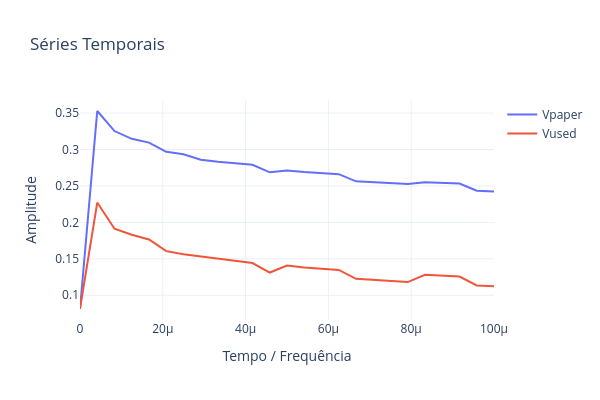
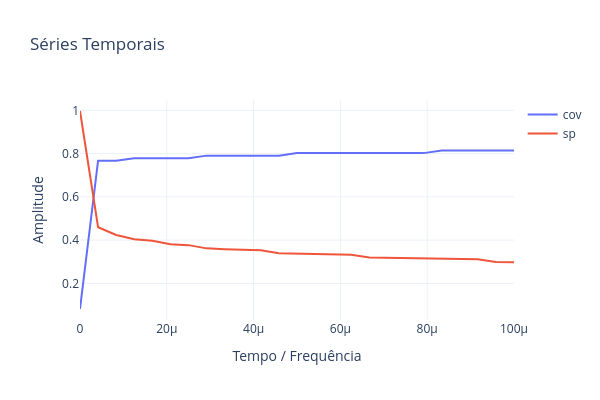

Notebook code for these charts, in order:
### Code cell
# Evolução do rho dinâmico (usado na predição de cada passo), de V e do acumulado Vsum
PlotSeriesPLY(ySeries=[teda.rho_hist], names=['rho'], title='rho dinâmico por iteração')
PlotSeriesPLY(ySeries=[teda.V_hist, teda.Vsum_hist], names=['V','Vsum'], title='V e Vsum por iteração')
PlotSeriesPLY(xSeries=[list(teda.rho_grid)], ySeries=[teda.V_grid], names=['V(rho)'], title='V(rho) dos candidatos no último passo')

### Figure 1 — Plotly figure (JSON) as saved in the notebook; plotly's stock layout.template omitted (floating-point values rounded to 4 significant figures)
{"data": [{"mode": "lines", "name": "Vpaper", "type": "scatter", "x": [1e-14, 4.167e-06, 8.333e-06, 1.25e-05, 1.667e-05, 2.083e-05, 2.5e-05, 2.917e-05, 3.333e-05, 3.75e-05, 4.167e-05, 4.583e-05, 5e-05, 5.417e-05, 5.833e-05, 6.25e-05, 6.667e-05, 7.083e-05, 7.5e-05, 7.917e-05, 8.333e-05, 8.75e-05, 9.167e-05, 9.583e-05, 0.0001], "xaxis": "x", "y": [0.08116, 0.3529, 0.3253, 0.3147, 0.3095, 0.2969, 0.2935, 0.2861, 0.2832, 0.2812, 0.279, 0.2687, 0.2712, 0.269, 0.2675, 0.2662, 0.2564, 0.2552, 0.2541, 0.2528, 0.2552, 0.2543, 0.2533, 0.2434, 0.2424], "yaxis": "y"}, {"mode": "lines", "name": "Vused", "type": "scatter", "x": [1e-14, 4.167e-06, 8.333e-06, 1.25e-05, 1.667e-05, 2.083e-05, 2.5e-05, 2.917e-05, 3.333e-05, 3.75e-05, 4.167e-05, 4.583e-05, 5e-05, 5.417e-05, 5.833e-05, 6.25e-05, 6.667e-05, 7.083e-05, 7.5e-05, 7.917e-05, 8.333e-05, 8.75e-05, 9.167e-05, 9.583e-05, 0.0001], "xaxis": "x", "y": [0.0814, 0.2272, 0.1914, 0.183, 0.1765, 0.1606, 0.1564, 0.1532, 0.1495, 0.1471, 0.1442, 0.1312, 0.1409, 0.1382, 0.1364, 0.1347, 0.1226, 0.1211, 0.1197, 0.1181, 0.128, 0.1269, 0.1257, 0.1135, 0.1123], "yaxis": "y"}], "layout": {"height": 400, "title": {"text": "Séries Temporais"}, "width": 600, "xaxis": {"anchor": "y", "domain": [0, 1], "title": {"text": "Tempo / Frequência"}}, "yaxis": {"anchor": "x", "domain": [0, 1], "title": {"text": "Amplitude"}}}}

### Figure 2 — Plotly figure (JSON) as saved in the notebook; plotly's stock layout.template omitted (floating-point values rounded to 4 significant figures)
{"data": [{"mode": "lines", "name": "cov", "type": "scatter", "x": [1e-14, 4.167e-06, 8.333e-06, 1.25e-05, 1.667e-05, 2.083e-05, 2.5e-05, 2.917e-05, 3.333e-05, 3.75e-05, 4.167e-05, 4.583e-05, 5e-05, 5.417e-05, 5.833e-05, 6.25e-05, 6.667e-05, 7.083e-05, 7.5e-05, 7.917e-05, 8.333e-05, 8.75e-05, 9.167e-05, 9.583e-05, 0.0001], "xaxis": "x", "y": [0.0814, 0.7674, 0.7674, 0.7791, 0.7791, 0.7791, 0.7791, 0.7907, 0.7907, 0.7907, 0.7907, 0.7907, 0.8023, 0.8023, 0.8023, 0.8023, 0.8023, 0.8023, 0.8023, 0.8023, 0.814, 0.814, 0.814, 0.814, 0.814], "yaxis": "y"}, {"mode": "lines", "name": "sp", "type": "scatter", "x": [1e-14, 4.167e-06, 8.333e-06, 1.25e-05, 1.667e-05, 2.083e-05, 2.5e-05, 2.917e-05, 3.333e-05, 3.75e-05, 4.167e-05, 4.583e-05, 5e-05, 5.417e-05, 5.833e-05, 6.25e-05, 6.667e-05, 7.083e-05, 7.5e-05, 7.917e-05, 8.333e-05, 8.75e-05, 9.167e-05, 9.583e-05, 0.0001], "xaxis": "x", "y": [0.9971, 0.4598, 0.4239, 0.404, 0.3973, 0.3811, 0.3767, 0.3618, 0.3581, 0.3557, 0.3528, 0.3398, 0.338, 0.3353, 0.3334, 0.3317, 0.3196, 0.3181, 0.3167, 0.315, 0.3135, 0.3124, 0.3112, 0.299, 0.2978], "yaxis": "y"}], "layout": {"height": 400, "title": {"text": "Séries Temporais"}, "width": 600, "xaxis": {"anchor": "y", "domain": [0, 1], "title": {"text": "Tempo / Frequência"}}, "yaxis": {"anchor": "x", "domain": [0, 1], "title": {"text": "Amplitude"}}}}
